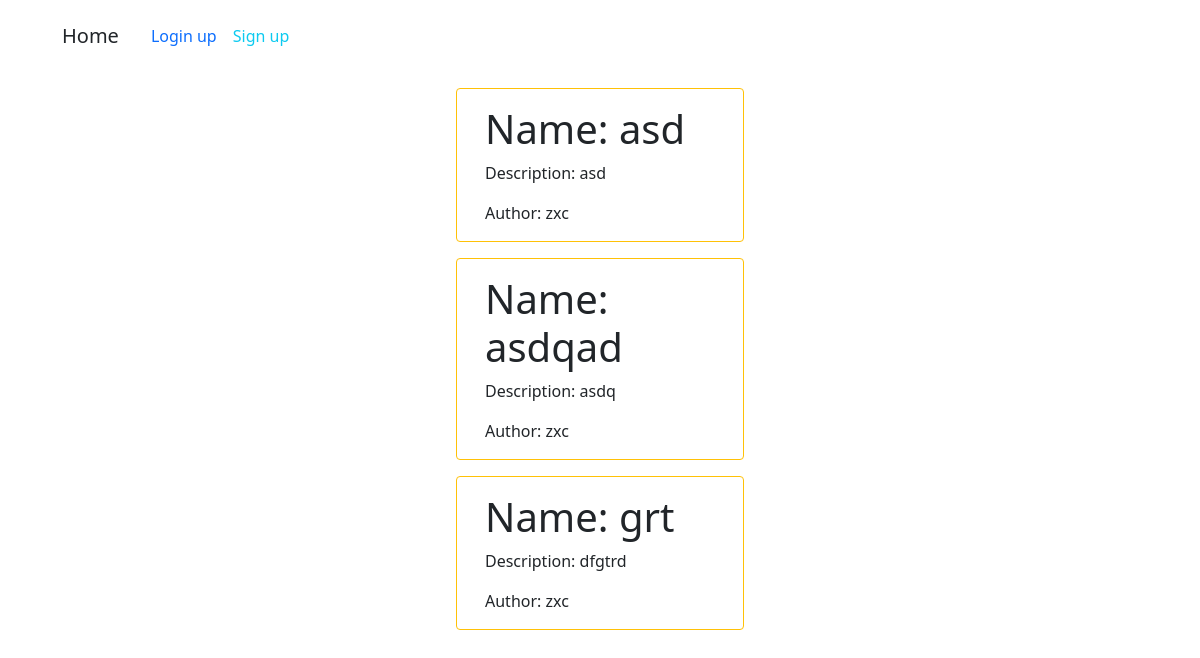
Before: / with the older database file.
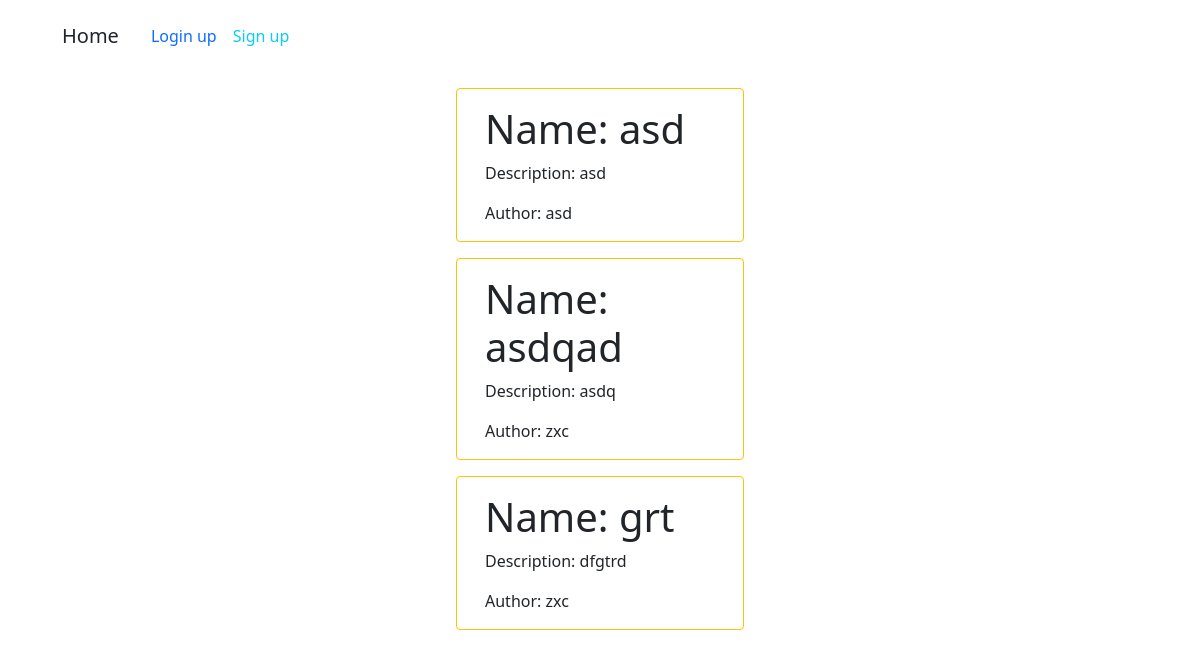
After: the same page with the newer database file.
### app/models.py (models this page shows, shortened)
class Recipes(db.Model):
    id: so.MappedColumn[int] = so.mapped_column(primary_key=True)
    title: so.MappedColumn[str] = so.mapped_column(sa.String(64))
    description: so.MappedColumn[str] = so.mapped_column(sa.String(128))
    user_id: so.Mapped[int] = so.mapped_column(sa.ForeignKey(User.id))
    author: so.Mapped[User] = so.relationship('User', back_populates='recipes')

class User(UserMixin, db.Model):
    id: so.Mapped[int] = so.mapped_column(primary_key=True)
    username: so.Mapped[str] = so.mapped_column(sa.String(64))
    email: so.Mapped[str] = so.mapped_column(sa.String(64))
    password_hash: so.Mapped[Optional[str]] = so.mapped_column(sa.String(128))
    recipes: so.WriteOnlyMapped['Recipes'] = so.relationship('Recipes', back_populates='author')
    def __repr__(self):
        return self.username

### app/routes.py (the view)
@app.route('/')
def home():
    recipes = db.session.scalars(sa.select(Recipes)).all()
    return render_template('home.html', recipes=recipes)

### app/templates/home.html (shortened to what this page needs)
{% extends 'base.html' %}
{% block content %}
{% for recipe in recipes %}
<div class="card container mt-3 border-warning" style="width: 18rem;">
    <div class="card-body">
        <h1 class="card-text">Name: {{ recipe.title }}</h1>
        <p class="card-text">Description: {{ recipe.description }}</p>
        <p class="card-text">Author: {{ recipe.author }}</p>
    </div>
</div>
{% endfor %}
{% endblock %}

### app/templates/base.html (shortened to what this page needs)
<!DOCTYPE html>
<html lang="en">
<head>
    <link href="https://cdn.jsdelivr.net/npm/bootstrap@5.0.2/dist/css/bootstrap.min.css" rel="stylesheet"
>
    <link href="https://getbootstrap.com/docs/5.3/assets/css/docs.css" rel="stylesheet">
</head>
<body>
<div class="navbar container">
    <nav class="navbar navbar-expand-lg">
        <div class="container-fluid">
            <div class="collapse navbar-collapse" id="navbarSupportedContent">
                <ul class="navbar-nav me-auto mb-2 mb-lg-0">
                    <li class="nav-item">
                        <a class="navbar-brand nav-link active text-dark" aria-current="page"
                           href="{{ url_for('home') }}">Home</a>
                    </li>
                    {% if current_user.is_authenticated %}
                    <li class="nav-item">
                        <a class="nav-link text-danger" href="{{ url_for('logout') }}">Logout</a>
                    </li>
                    <div class="nav d-flex justify-content-end">
                        <li class="nav-item">
                            <a class="nav-link active" href="{{ url_for('profile') }}">Profile: {{ current_user
                                }}</a>
                        </li>
                    </div>
                    <li class="nav-item">
                        <a class="nav-link" href="{{ url_for('new_recipes') }}">Create a new recipe</a>
                    </li>
                    {% else %}
                    <li class="nav-item">
                        <a class="nav-link" href="{{ url_for('login') }}">Login up</a>
                    </li>
                    <li class="nav-item">
                        <a class="nav-link text-info" href="{{ url_for('signup') }}">Sign up</a>
                    </li>
                    {% endif %}
                </ul>
            </div>
        </div>
    </nav>
</div>
{% block content %}{% endblock %}
</body>
</html>

Changed rows visible on the page:
changed Recipes "asd": author "zxc" → "asd"
